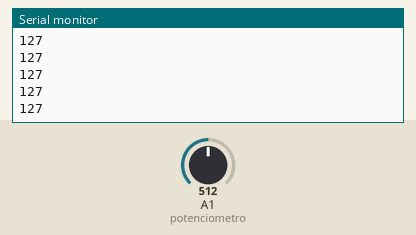
A sketch run on a simulated Arduino Uno, built with avr-gcc and run on an emulated ATmega328P. On the bench: the last lines printed to the serial monitor. Inputs (shaded band) come from the test bench; at power-on: A1 (potenciometro) = 512.

Above: at 1.2 s.
1.3 s: A1 (potenciometro) set to 716
At 2.4 s:
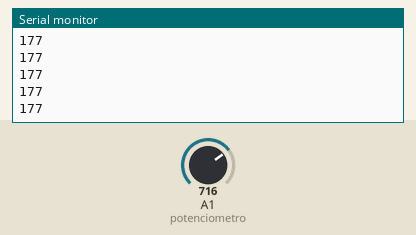
2.8 s: A1 (potenciometro) set to 900
At 3.5 s:
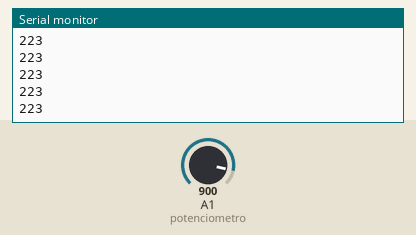
Timing chart, 0 to 5.8 s (numbered marks = the images above; inputs shaded):
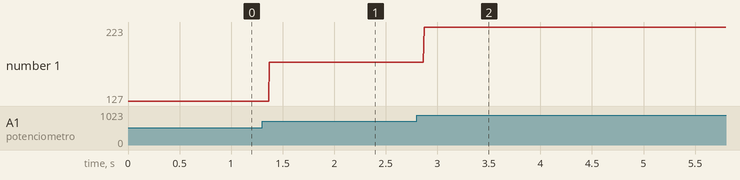

Measured:
- after the input at 1.3 s, the serial monitor: prints a new line after 0.07 s (image 1)
- after the input at 2.8 s, the serial monitor: prints a new line after 0.07 s (image 2)
- plotted number 1: 127 → 177 after the input at 1.3 s, 177 → 223 after the input at 2.8 s

The sketch:

ej4.ino
```cpp
#define potenciometro A1
#define dc 11
#include <Servo.h>


void setup() {
   Serial.begin(9600);
}

void loop(){
  int lecturaPotenciometro = analogRead(potenciometro);
  int valorMapeado = map(lecturaPotenciometro, 0, 1023, 0, 254);
  analogWrite(dc, valorMapeado);
  Serial.println(valorMapeado);
}
```
